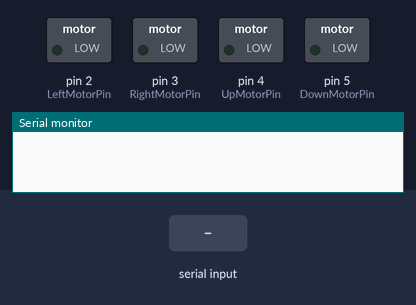
The sketch below on a simulated Arduino Uno, built with avr-gcc and run on an emulated ATmega328P. Parts: switched loads named in the sketch (green lamp = pin HIGH), the last lines printed to the serial monitor. The inputs (shaded band) are chosen by the test bench.

Above: at 1.2 s.
1.3 s: "a" received over Serial
At 1.9 s:
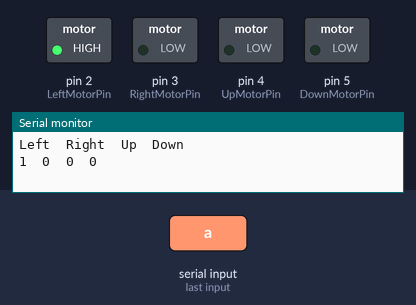
2.8 s: "s" received over Serial
At 4.0 s:
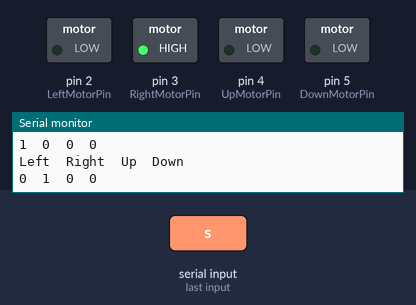
4.3 s: "w" received over Serial
At 5.4 s:
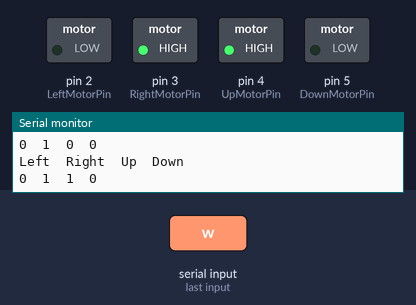
5.8 s: "z" received over Serial
At 6.5 s:
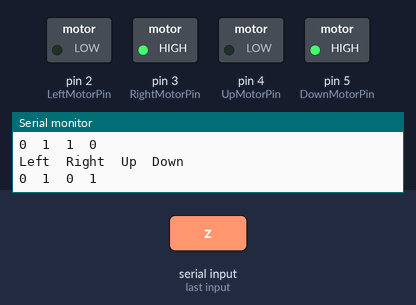
7.3 s: "a" received over Serial
At 7.6 s:
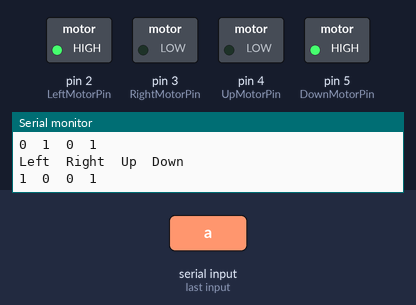
8.8 s: "1" received over Serial
At 10.0 s:
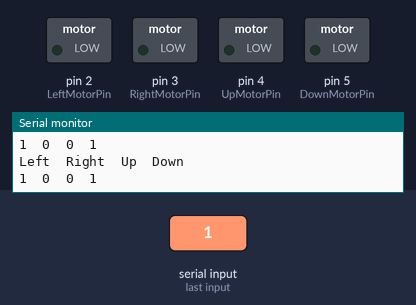
Timing chart, 0 to 11.3 s (numbered marks = the images above; inputs shaded):
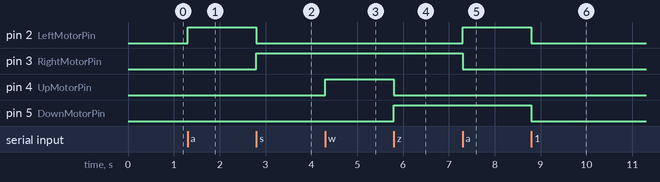

Measured:
- after the input at 1.3 s, pin 2 (LeftMotorPin): LOW → HIGH at once
- after the input at 2.8 s, pin 2 (LeftMotorPin): HIGH → LOW at once; pin 3 (RightMotorPin): LOW → HIGH at once
- after the input at 4.3 s, pin 4 (UpMotorPin): LOW → HIGH at once
- after the input at 5.8 s, pin 4 (UpMotorPin): HIGH → LOW at once; pin 5 (DownMotorPin): LOW → HIGH at once
- after the input at 7.3 s, pin 2 (LeftMotorPin): LOW → HIGH at once; pin 3 (RightMotorPin): HIGH → LOW at once
- after the input at 8.8 s, pin 2 (LeftMotorPin), pin 5 (DownMotorPin): HIGH → LOW at once

The sketch:

sc_cnt_v02.ino
```cpp
/*
 Scanner Control
 Date: 04/16/2014

 This toggles the motors using the motors...llllllll
 */

/*
  Switch statement  with serial input

 Demonstrates the use of a switch statement.  The switch
 statement allows you to choose from among a set of discrete values
 of a variable.  It's like a series of if statements.

 To see this sketch in action, open the Serial monitor and send any character.
 The characters a, b, c, d, and e, will turn on LEDs.  Any other character will turn
 the LEDs off.

 The circuit:
 * 5 LEDs attached to digital pins 2 through 6 through 220-ohm resistors

 created 1 Jul 2009
 by Tom Igoe

 */

// pin Assignment
const int LeftMotorPin=2;
const int RightMotorPin=3;
const int UpMotorPin=4;
const int DownMotorPin=5;


const int MotorPinList[]={
  LeftMotorPin,RightMotorPin,UpMotorPin,DownMotorPin};

// States of motors initially
int LeftMotorState=LOW;
int RightMotorState=LOW;
int UpMotorState=LOW;
int DownMotorState=LOW;


void setup() {
  // initialize serial communication:
  Serial.begin(9600);
  // initialize the LED pins:
  for (int motorIndex = 0; motorIndex <4 ; motorIndex++) {
    pinMode(MotorPinList[motorIndex], OUTPUT);
  }
  // turn all the Motors off intially:
  for (int motorIndex = 0; motorIndex <4 ; motorIndex++) {
    digitalWrite(MotorPinList[motorIndex], LOW);
  }
}


void loop() {
  // read the sensor:
  if (Serial.available() > 0) {
    int inByte = Serial.read();
    // do something different depending on the character received.
    // The switch statement expects single number values for each case;
    // in this exmaple, though, you're using single quotes to tell
    // the controller to get the ASCII value for the character.  For
    // example 'a' = 97, 'b' = 98, and so forth:

    switch (inByte) {
    case 'a':
      //toggle left motor
      LeftMotorState=!LeftMotorState;

      //make sure you do not excite the Right at the same time
      // if the left motor is on.
      // Running this first to avoid excitement of two motors at the same time.
      update_motor_pair(LeftMotorState, &RightMotorState,RightMotorPin);
      digitalWrite(LeftMotorPin, LeftMotorState);

      print_state();
      break;
    case 's':
      //toggle right motor
      RightMotorState=!RightMotorState;
      //make sure you do not excite the left motor at the same time
      // if the right motor is on
      // Running this first to avoid excitement of two motors at the same time.
      update_motor_pair(RightMotorState, &LeftMotorState,LeftMotorPin);
      digitalWrite(RightMotorPin, RightMotorState);

      print_state();
      break;
    case 'w':
      //toggle up motor
      UpMotorState=!UpMotorState;
      //make sure you do not excite the down motor at the same time
      // if the up motor is on
      // Running this first to avoid excitement of two motors at the same time.
      update_motor_pair(UpMotorState, &DownMotorState,DownMotorPin);
      digitalWrite(UpMotorPin, UpMotorState);

      print_state();
      break;
    case 'z':
      //toggle down motor
      DownMotorState=!DownMotorState;
      //make sure you do not excite the up motor at the same time
      // if the down motor is on
      // Running this first to avoid excitement of two motors at the same time.
      update_motor_pair(DownMotorState, &UpMotorState,UpMotorPin);
      digitalWrite(DownMotorPin, DownMotorState);


      print_state();
      break;


    default:
      // turn all the Motors off:
      for (int motorIndex = 0; motorIndex <4 ; motorIndex++) {
        digitalWrite(MotorPinList[motorIndex], LOW);
      }
      print_state();

    }
  }


}


// Prints the states of all the motors
void print_state() {
  Serial.println("Left\tRight\tUp\t\Down");
  Serial.print(LeftMotorState);
  Serial.print("\t");
  Serial.print(RightMotorState);
  Serial.print("\t");
  Serial.print(UpMotorState);
  Serial.print("\t");
  Serial.println(DownMotorState);

}

//update_motor_pair() is called on two states with oppoins direction (left,right) and (up,down)
//Ensures that if first motor is high the second motor is off, and also updates the states
void update_motor_pair(const int FirstMotorState, int * const SecondMotorState_pt, const int SecondMotorPin)

{
  if (FirstMotorState==HIGH)

    *SecondMotorState_pt=!FirstMotorState;
  digitalWrite(SecondMotorPin, *SecondMotorState_pt);
}
```
